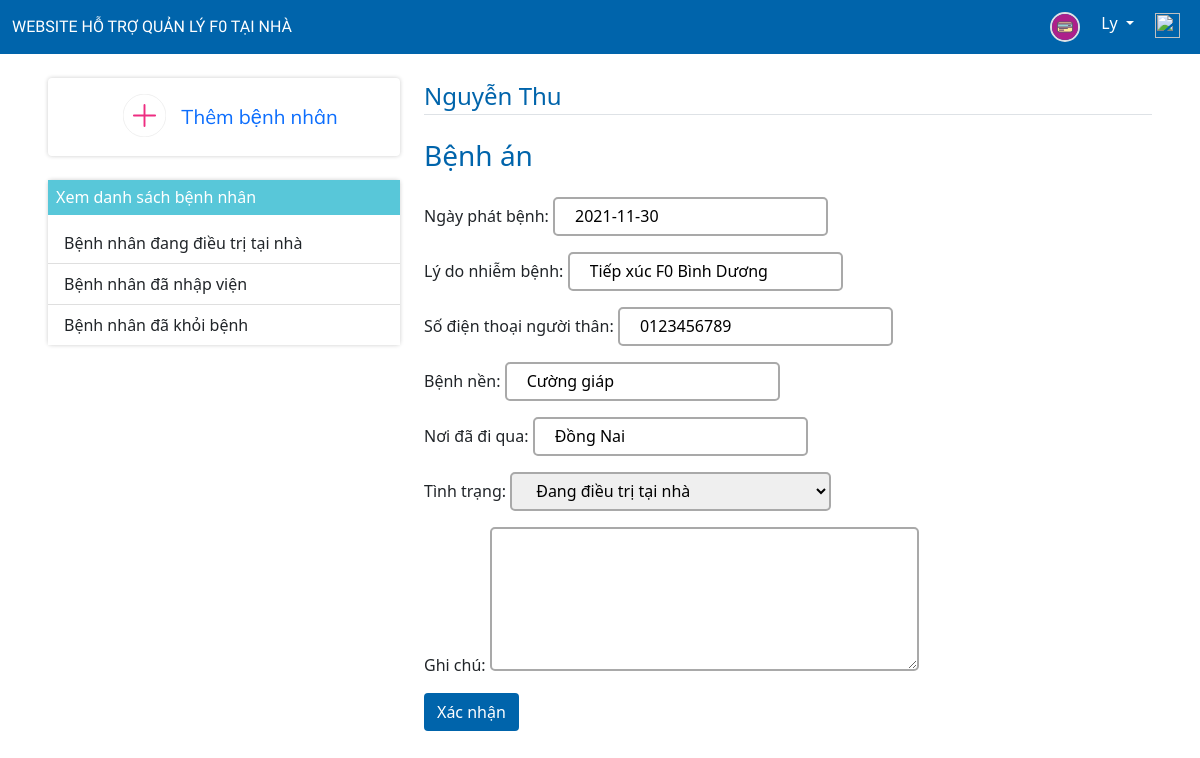
The app's page /patient/1/ (signed in) with its own data.
### accounts/models.py (models this page shows, shortened)
class Account(models.Model):
  user = models.OneToOneField(User, related_name='profile', on_delete=models.CASCADE)
  CMND = models.CharField(verbose_name=u"CMND/CCCD", default="Chưa có", max_length=50, null=True, blank=True)
  birthday = models.DateField(verbose_name=u"Ngày sinh", null=True, blank=True)
  gender = models.CharField(
    max_length=6,
    default='Nữ',
    verbose_name=u"Giới tính",
    choices=[('Nam', 'Nam'),('Nữ', 'Nữ')]
  )
  city = models.CharField(verbose_name=u"Tỉnh, thành phố", default="Hà Nội", max_length=50, null=True, blank=True)
  district = models.CharField(verbose_name=u"Quận, huyện", default="Huyện Bắc Bình", max_length=50, null=True, blank=True)
  commune = models.CharField(verbose_name=u"Xã, phường", default="Xã Bình An", max_length=50, null=True, blank=True)
  address = models.CharField(verbose_name=u"Địa chỉ", default="256 Thôn An Hoà", max_length=200, null=True, blank=True)
  phone = models.CharField(verbose_name=u"Số điện thoại", default="0123456789", max_length=50, null=True, blank=True)
  career = models.CharField(verbose_name=u"Nghề nghiệp", default="Sinh viên", max_length=50, null=True, blank=True)
  profile_pic = models.ImageField(default="card.svg")
  vaccination_status = models.CharField(
    max_length=10,
    default='2 mũi',
    choices=[('1', '1 mũi'),('2', '2 mũi'),('0', 'Chưa tiêm')]
  )
  type_account = models.CharField(
    max_length=10,
    default='Khác',
    choices=[('Bác sĩ', 'Bác sĩ'),('Bệnh nhân', 'Bệnh nhân'),('Khác', 'Khác')]
  )
  def isDoctor(self):
    if self.type_account=="Bác sĩ":
      return True
    else:
      return False

class Patient(models.Model):
  patientUser = models.OneToOneField(Account, related_name='patient', on_delete=models.CASCADE)
  doctorUser = models.ForeignKey(Doctor, on_delete=models.CASCADE, null=True, blank=True)
  NgayPhatBenh = models.DateField(verbose_name=u"Ngày phát bệnh", null=True, blank=True)
  LyDo = models.CharField(verbose_name=u"Lý do nhiễm bệnh", max_length=200)
  SDTNguoiThan = models.CharField(verbose_name=u"Số điện thoại người thân", max_length=10)
  BenhNen = models.CharField(verbose_name=u"Bệnh nền", max_length=200)
  NoiDiQua = models.CharField(verbose_name=u"Nơi đã đi qua", max_length=300)
  TinhTrang = models.CharField(
    max_length=23,
    default='Đang điều trị tại nhà',
    verbose_name=u"Tình trạng",
    choices=[('Đang điều trị tại nhà', 'Đang điều trị tại nhà'),
            ('Đã nhập viện', 'Đã nhập viện',),
            ('Đã khỏi bệnh', 'Đã khỏi bệnh',),
            ('Đã tử vong', 'Đã tử vong',)
          ]
  )
  Note = models.TextField(verbose_name=u"Ghi chú", null=True, blank=True)

### doctor/views.py (the view)
# urls.py: path('patient/<int:patient_id>/', patient_update, name='patient'),
def patient_update(request, patient_id):
  patient = Patient.objects.get(id=patient_id)
  patient_id = Patient.objects.filter(id=patient_id).values('patientUser_id').get()
  patient_profile = Account.objects.filter(id=patient_id['patientUser_id']).values('user_id').get()
  first_name = User.objects.filter(id=patient_profile['user_id']).values('first_name').get()
  last_name = User.objects.filter(id=patient_profile['user_id']).values('last_name').get()
  name = first_name['first_name'] + " " + last_name['last_name']
  if request.method=='POST':
    form_patient = PatientDetailForm(request.POST, instance=patient)
    if form_patient.is_valid():
      form_patient.save()
      messages.success(request, 'Cập nhật bệnh án thành công!')
  else:
    form_patient = PatientDetailForm(instance=patient)
  context = {
    'form_patient': form_patient,
    'name': name,
  }
  return render(request,'base/patient_update.html', context)

### doctor/forms.py
class PatientDetailForm(forms.ModelForm):
  class Meta:
    model = Patient
    fields = [
      'NgayPhatBenh',
      'LyDo',
      'SDTNguoiThan',
      'BenhNen',
      'NoiDiQua',
      'TinhTrang',
      'Note'
    ]

### doctor/templates/base/patient_update.html (shortened to what this page needs)
{% extends 'base/option.html' %}
{% block content %}
{% load static %}
<div class="content-section">
  <form method="POST">
    <fieldset class="form-group">
      <legend class="border-bottom mb-4 title-color">{{name}}</legend>
      <h3 class="title-color mb-4">Bệnh án </h3>
      {{ form_patient.as_p}}
      <div class="form-group">
        <button type="submit" class="btn bg-navbar white-color">Xác nhận</button>
      </div>
    </fieldset>
  </form>
</div>
{% endblock content %}

### doctor/templates/base/option.html (shortened to what this page needs)
{% load static %}
<!DOCTYPE html>
<html lang="en">
<head>
  <link href="https://cdn.jsdelivr.net/npm/bootstrap@5.1.3/dist/css/bootstrap.min.css"
        rel="stylesheet"
>
  <link
      rel="stylesheet"
      href="https://cdn.jsdelivr.net/npm/bootstrap-icons@1.3.0/font/bootstrap-icons.css"
  />
</head>
<body>
  <nav class="navbar navbar-expand-lg bg-navbar navbar-dark py-1">
    <div class="container-fluid">
      <a href="{% url 'home'%}" class="navbar-brand">WEBSITE HỖ TRỢ QUẢN LÝ F0 TẠI NHÀ</a>
      <div class="collapse navbar-collapse" id="navmenu">
        {% if request.user.is_authenticated %}
        <ul class="navbar-nav ms-auto">
          <li class="nav-item">
            <a href="{% url 'profile-update' %}" class="nav-link">
              <img src="{{request.user.profile.profile_pic.url}}"
                    height="30"
                    width="30"
                    class="border border-2 rounded-circle"
                    alt="">
            </a>
          </li>
          <li>
            <div class="dropdown">
              <button class="btn dropdown-toggle"
                      type="button"
                      style="color: white;"
                      id="dropdownMenuButton1"
                      data-bs-toggle="dropdown"
                      aria-expanded="false">
                {{user.last_name}}
              </button>
            </div>
          </li>
          <li class="nav-item">
            <a href="{% url 'logout' %}" class="nav-link">
              <img src="{% static 'images/logout.svg' %}"
                    height="25"
                    width="25"
                    alt="">
            </a>
          </li>
        </ul>
        {% endif %}
      </div>
    </div>
  </nav>
  <section class="py-3">
    <div class="px-5 p-2">
      <div class="row">
        <div class="col-4">
          <div class="shadow-box rounded p-3">
            <a href="{% url 'addpatient'%}" class="link-button">
              <div class="row px-2">
                <div class="col-4">
                  <img src="{% static 'images/add.svg' %}" class="img-fluid w-50" alt="" style="margin-left: 60%;">
                </div>
                <div class="col-8 py-2" style="font-size: 20px;font-family: 'Mulish', sans-serif;">
                  Thêm bệnh nhân
                </div>
              </div>
            </a>
          </div>
          <div class="shadow-box rounded mt-4">
            <div style="background-color: #58c7d9;"> <h6 class="white-color p-2">Xem danh sách bệnh nhân</h6></div>
            <div class="list-group list-group-flush">
              <a href="{% url 'patienthome' %}" class="list-group-item list-group-item-action">Bệnh nhân đang điều trị tại nhà</a>
              <a href="{% url 'patienthospital' %}" class="list-group-item list-group-item-action">Bệnh nhân đã nhập viện</a>
              <a href="{% url 'patientok' %}" class="list-group-item list-group-item-action">Bệnh nhân đã khỏi bệnh</a>
            </div>
          </div>
        </div>
        <div class="col-8">
          {% block content %}
          {% endblock content %}
        </div>
      </div>
    </div>
  </section>
</body>
</html>

### doctor/templates/base/option.html (style rules this page uses)
.bg-navbar { background-color: #0064ab; }
.title-color { color: #0064ab; }
.white-color { color: white; }
.navbar-brand { font-size: 16px; font-family: 'Signika Negative', sans-serif; }
.shadow-box { -moz-box-shadow: 0 0 4px #ccc; -webkit-box-shadow: 0 0 4px #ccc; box-shadow: 0 0 4px #ccc; }
.link-button { text-decoration: none; }
#id_NgayPhatBenh, #id_LyDo, #id_SDTNguoiThan, #id_BenhNen, #id_NoiDiQua, #id_TinhTrang, #id_m1,#id_m2,#id_m3,#id_m4,#id_m5,#id_m6,#id_m7,#id_m8,#id_m9,#id_m10, #id_d1,#id_d2,#id_d3,#id_d4,#id_d5,#id_d6,#id_d7,#id_d8,#id_d9,#id_d10 { line-height: 35px; border: 2px solid darkgray; padding: 0 20px; border-radius: 5px; font-size: 16px; }
#id_Note, #id_note { line-height: 10px; border: 2px solid darkgray; padding: 20px; border-radius: 5px; font-size: 16px; }
select { border: 2px solid darkgray; padding: 5px; border-radius: 5px; font-size: 14px; cursor: pointer; width: 100%; min-width: 24ch; max-width: 35ch; height: 39px; }

### records on screen
Patient: NgayPhatBenh "2021-11-30", LyDo "Tiếp xúc F0 Bình Dương", SDTNguoiThan "0123456789", BenhNen "Cường giáp", NoiDiQua "Đồng Nai", TinhTrang "Đang điều trị tại nhà"

### other values on screen
{{ user.last_name }} "Ly"
{{ name }} "Nguyễn Thu"
